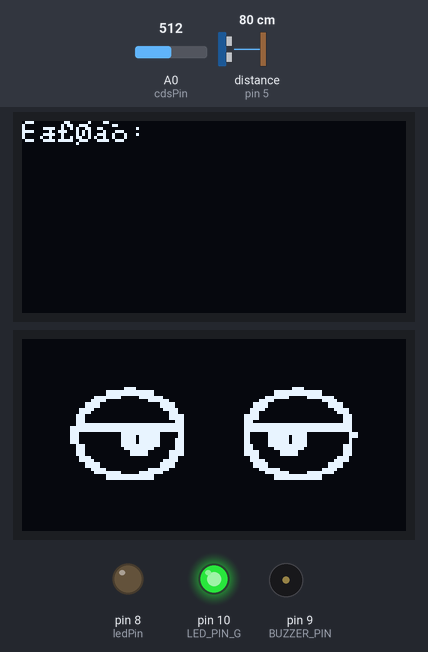
This sketch was run on a simulated Arduino Uno, built with avr-gcc and run on an emulated ATmega328P. Parts: 2 × 128×64 one-colour display, output pins drawn as LEDs (lit = HIGH), buzzer (waves = sounding). Inputs (shaded band) come from the test bench; at power-on: distance to the obstacle (sensor on pin 5) 80 cm, A0 (cdsPin) = 512. The echo pulse lasts 58.3 µs per cm; pins used as bus, display or sensor lines are not drawn; what the sketch prints to the serial monitor is not drawn.

Above: at 0.4 s.
At 1.5 s:
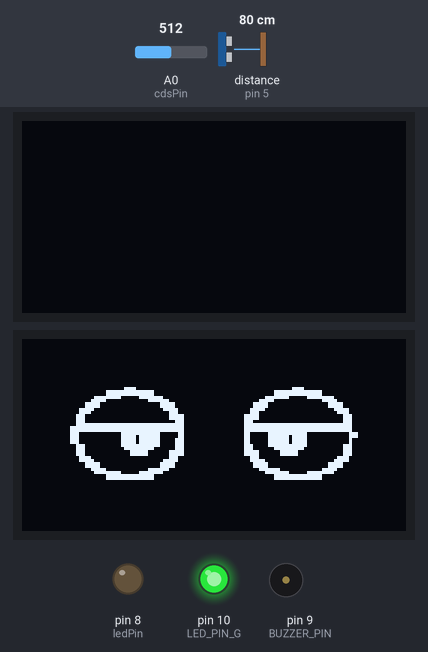
1.6 s: distance to the obstacle (sensor on pin 5) set to 34 cm
4.5 s: distance to the obstacle (sensor on pin 5) set to 28 cm
At 5.5 s:
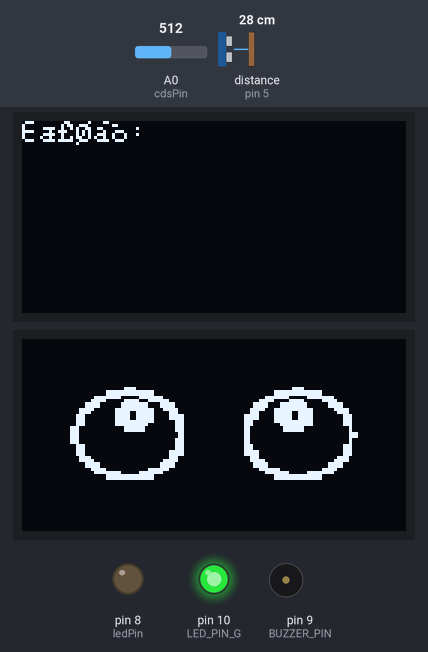
9.1 s: A0 (cdsPin) set to 414
11.3 s: A0 (cdsPin) set to 385
At 14.0 s:
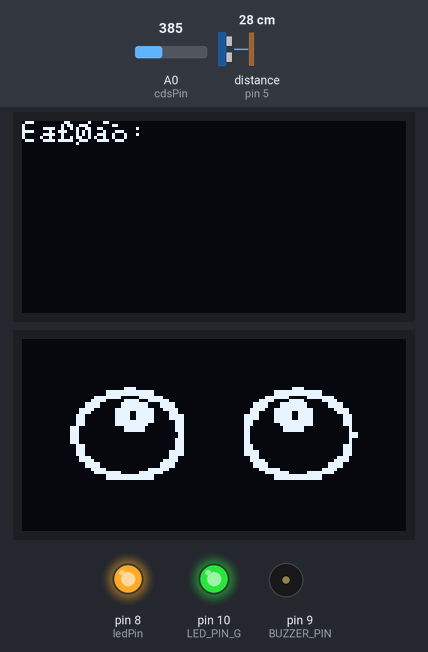
14.1 s: distance to the obstacle (sensor on pin 5) set to 35 cm
At 14.6 s:
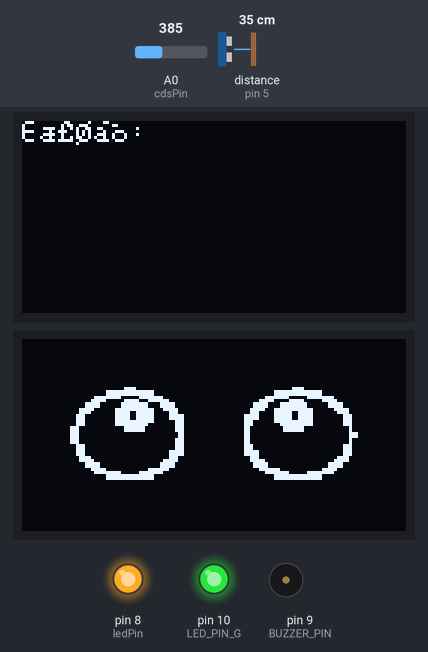
16.3 s: distance to the obstacle (sensor on pin 5) set to 120 cm
At 17.6 s:
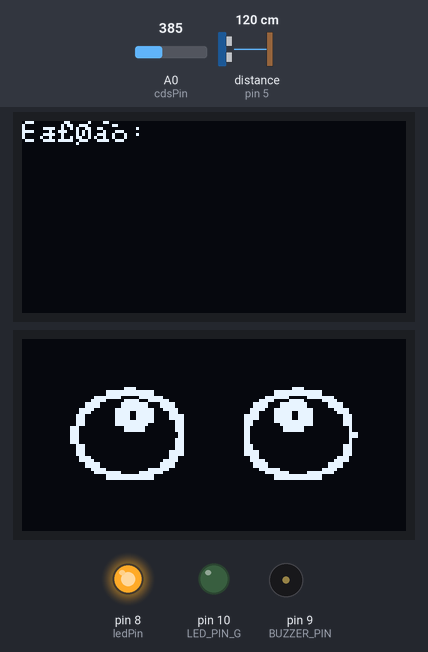
Timing chart, 0 to 19.3 s (numbered marks = the images above; inputs shaded):
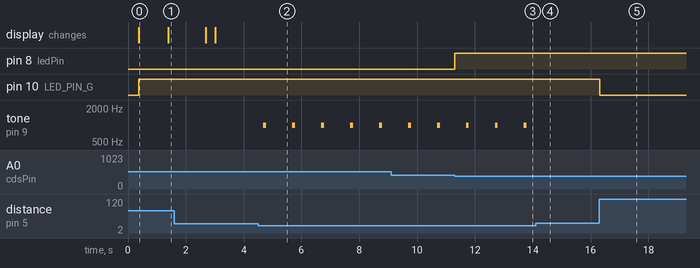

The sketch:

my_Hw.ino
```cpp
#include <Wire.h>
#include <Adafruit_GFX.h>
#include <Adafruit_SSD1306.h>
#define OLED_RESET 4
Adafruit_SSD1306 display(OLED_RESET);
#include "FaceLook.h"
#include "U8glib.h"


// 핀 번호 정의
#define TRIGGER_PIN 4
#define ECHO_PIN 5

#define LED_PIN_G 10

#define BUZZER_PIN 9

const int cdsPin = A0;  // CDS 센서 연결 핀
const int ledPin = 8;   // LED 연결 핀


// 초음파 센서와 CDS 센서의 값, LED, 부저 초기화
int cdsValue = 0;
float distance = 0;
unsigned long previousMillis = 0;
unsigned long personDuration = 0;
unsigned long personStartTime = 0; // 사람 감지 시작 시간을 저장하는 변수


bool isPersonPresent = false; // 사람이 있는지 여부를 나타내는 변수
#include <wiring_private.h>     // i2c
#include <SPI.h>
#include "U8glib.h"
#include "FaceLook.h"

U8GLIB_SSD1306_128X64 u8g(U8G_I2C_OPT_NONE);
#define MAX_FACE_LOOK 24

int _width  = 96 ;// 86
int _height = 32 ;// 32


void draw_face(int n)
{

  u8g.firstPage();
  do {
    //u8g2.drawXBMP(16, 16, _width , _height, face[n]);
    u8g.drawBitmapP( 16, 16, 12, _height, face[n]);
  } while( u8g.nextPage() );

}


void setup() {


 display.begin(SSD1306_SWITCHCAPVCC, 0x3C); // OLED 디스플레이 초기화
display.clearDisplay();
display.setTextColor(WHITE);
display.setTextSize(1); // 글자 크기를 1로 설정
display.setCursor(0, 0);


display.print("표정: ");Serial.println(1);
draw_face(1);
display.display();


  Serial.begin(115200); // 시리얼 통신 시작
  pinMode(TRIGGER_PIN, OUTPUT); // 트리거 핀을 출력 모드로 설정
  pinMode(ECHO_PIN, INPUT); // 에코 핀을 입력 모드로 설정
   pinMode(ledPin, OUTPUT); // CDS 핀을 입력 모드로 설정
  pinMode(LED_PIN_G, OUTPUT); // 초록색 LED 핀을 출력 모드로 설정

  pinMode(BUZZER_PIN, OUTPUT); // 부저 핀을 출력 모드로 설정


}


void loop() {


    int cdsValue = analogRead(cdsPin);  // CDS 센서의 아날로그 값 읽기
  Serial.print("CDS Value: ");        // 시리얼 모니터에 CDS 값 출력 (디버깅용)
  Serial.println(cdsValue);

  if (cdsValue <= 400) {   // CDS 값이 400 이하인 경우
    digitalWrite(ledPin, HIGH);  // LED 켜기
  } else {
    digitalWrite(ledPin, LOW);  // LED 끄기
  }


  // 초음파 센서로 거리 측정
  digitalWrite(TRIGGER_PIN, LOW);
  delayMicroseconds(2);
  digitalWrite(TRIGGER_PIN, HIGH);
  delayMicroseconds(10);
  digitalWrite(TRIGGER_PIN, LOW);
  long duration = pulseIn(ECHO_PIN, HIGH);
  distance = duration * 0.0343 / 2;

  // CDS 센서로 어둠 감지


  // 거리가 30cm 이내인 경우 부저를 1초 간격으로 울림
  if (distance <= 30) {
    unsigned long currentMillis = millis();
    if (currentMillis - previousMillis >= 1000) {
      previousMillis = currentMillis;
      tone(BUZZER_PIN, 1000);
      delay(100);
      noTone(BUZZER_PIN);
    }
  }


  // 거리가 1미터 이내인 경우 GREEN LED를 켬
  if (distance < 100) { // 거리가 100cm(1미터) 이내인 경우
    digitalWrite(LED_PIN_G, HIGH); // 초록색 LED를 켬
    Serial.println("Person Detected!"); // 시리얼 모니터에 감지 메시지 출력
  } else { // 거리가 1미터 이상인 경우
    digitalWrite(LED_PIN_G, LOW); // 초록색 LED를 끔
  }
   if (distance <= 100 && distance >= 30 && cdsValue > 400) {
  delay(1000);  // 1초 딜레이

 if (distance <= 100 && distance >= 30) {
    if (cdsValue > 400) {
      if (personStartTime == 0) {
        personStartTime = millis();
      }
      personDuration = millis() - personStartTime;
    } else {
      personStartTime = 0;
      personDuration = 0;
    }
  } else {
    personStartTime = 0;
    personDuration = 0;
  }


  // personDuration이 1초 이상인 경우 OLED에 웃는 표정 출력
  if (personDuration >= 100) {
    display.clearDisplay();
    display.setTextColor(WHITE);
    display.setTextSize(1);
    display.setCursor(0, 0);
    display.print("표정: ");Serial.println(1);
    draw_face(21);
    delay(300);

display.display();

    display.display();
  } else {
    // personDuration이 1초 미만인 경우 이전의 표현을 유지
    display.clearDisplay();
    display.setTextColor(WHITE);
    display.setTextSize(1);
    display.setCursor(0, 0);

    display.display();
  }


}


}
```

Source omitted: FaceLook.h (data table, 56484 bytes)

Measured:
- the behaviour switches between 31 and 30 cm on distance to the obstacle (sensor on pin 5) (found by bisection; images 1 and 2)
- the behaviour switches between 401 and 400 on A0 (cdsPin) (found by bisection; images 2 and 3)
- after the input at 4.5 s, tone on pin 9 (BUZZER_PIN): alternates 1000 Hz for 0.10 s and silent for 0.90 s, starting after 0.18 s
- after the input at 11.3 s, pin 8 (ledPin): LOW → HIGH at once
- after the input at 14.1 s, tone on pin 9 (BUZZER_PIN): stops changing and stays silent
- after the input at 16.3 s, pin 10 (LED_PIN_G): HIGH → LOW at once
- what the display in image 0 shows lasts 1.0 s, from 0.4 s to 1.4 s
